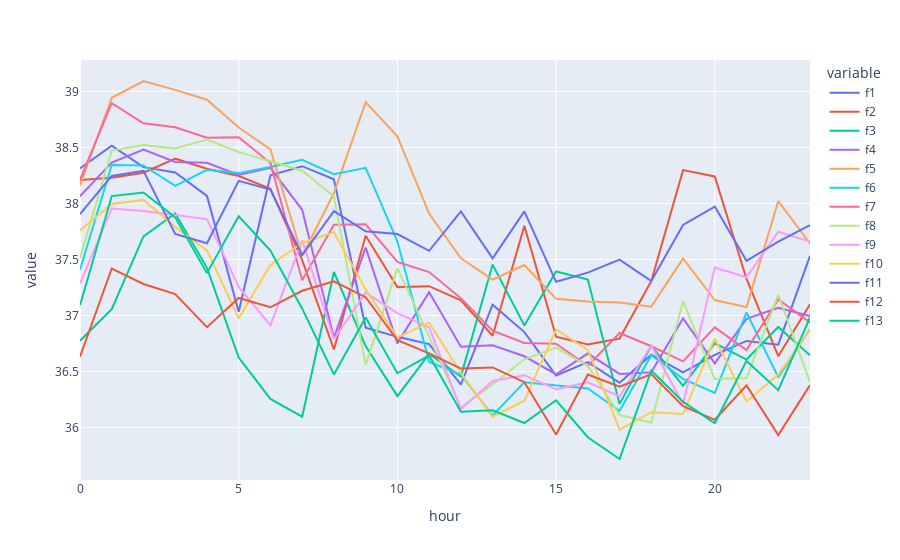

The code cell stored with this chart in its notebook:
### Code cell
px.line(data[data['day']==0].groupby('hour').mean().reset_index(), x='hour', y=[f'f{i}' for i in range(1, 14)])

### Figure 1 — Plotly figure (JSON) as saved in the notebook; plotly's stock layout.template omitted (floating-point values rounded to 4 significant figures)
{"data": [{"hovertemplate": "variable=f1<br>hour=%{x}<br>value=%{y}<extra></extra>", "legendgroup": "f1", "line": {"color": "#636efa", "dash": "solid"}, "marker": {"symbol": "circle"}, "mode": "lines", "name": "f1", "orientation": "v", "showlegend": true, "type": "scatter", "x": [0, 1, 2, 3, 4, 5, 6, 7, 8, 9, 10, 11, 12, 13, 14, 15, 16, 17, 18, 19, 20, 21, 22, 23], "xaxis": "x", "y": [38.31, 38.52, 38.32, 38.28, 38.07, 37.03, 38.25, 38.33, 38.22, 36.89, 36.81, 36.75, 36.38, 37.1, 36.85, 36.47, 36.58, 36.4, 36.65, 36.49, 36.65, 36.77, 36.74, 37.53], "yaxis": "y"}, {"hovertemplate": "variable=f2<br>hour=%{x}<br>value=%{y}<extra></extra>", "legendgroup": "f2", "line": {"color": "#EF553B", "dash": "solid"}, "marker": {"symbol": "circle"}, "mode": "lines", "name": "f2", "orientation": "v", "showlegend": true, "type": "scatter", "x": [0, 1, 2, 3, 4, 5, 6, 7, 8, 9, 10, 11, 12, 13, 14, 15, 16, 17, 18, 19, 20, 21, 22, 23], "xaxis": "x", "y": [38.21, 38.23, 38.27, 38.4, 38.31, 38.24, 38.13, 37.49, 36.7, 37.71, 37.25, 37.26, 37.14, 36.82, 37.8, 36.81, 36.74, 36.8, 37.31, 38.3, 38.24, 37.33, 36.64, 37.1], "yaxis": "y"}, {"hovertemplate": "variable=f3<br>hour=%{x}<br>value=%{y}<extra></extra>", "legendgroup": "f3", "line": {"color": "#00cc96", "dash": "solid"}, "marker": {"symbol": "circle"}, "mode": "lines", "name": "f3", "orientation": "v", "showlegend": true, "type": "scatter", "x": [0, 1, 2, 3, 4, 5, 6, 7, 8, 9, 10, 11, 12, 13, 14, 15, 16, 17, 18, 19, 20, 21, 22, 23], "xaxis": "x", "y": [36.78, 37.06, 37.71, 37.91, 37.43, 36.63, 36.26, 36.1, 37.39, 36.73, 36.28, 36.66, 36.46, 37.45, 36.91, 37.39, 37.32, 36.21, 36.73, 36.37, 36.75, 36.61, 36.9, 36.65], "yaxis": "y"}, {"hovertemplate": "variable=f4<br>hour=%{x}<br>value=%{y}<extra></extra>", "legendgroup": "f4", "line": {"color": "#ab63fa", "dash": "solid"}, "marker": {"symbol": "circle"}, "mode": "lines", "name": "f4", "orientation": "v", "showlegend": true, "type": "scatter", "x": [0, 1, 2, 3, 4, 5, 6, 7, 8, 9, 10, 11, 12, 13, 14, 15, 16, 17, 18, 19, 20, 21, 22, 23], "xaxis": "x", "y": [38.06, 38.36, 38.48, 38.37, 38.36, 38.25, 38.32, 37.94, 36.8, 37.61, 36.75, 37.21, 36.72, 36.73, 36.64, 36.48, 36.66, 36.48, 36.49, 36.97, 36.57, 36.97, 37.07, 37.0], "yaxis": "y"}, {"hovertemplate": "variable=f5<br>hour=%{x}<br>value=%{y}<extra></extra>", "legendgroup": "f5", "line": {"color": "#FFA15A", "dash": "solid"}, "marker": {"symbol": "circle"}, "mode": "lines", "name": "f5", "orientation": "v", "showlegend": true, "type": "scatter", "x": [0, 1, 2, 3, 4, 5, 6, 7, 8, 9, 10, 11, 12, 13, 14, 15, 16, 17, 18, 19, 20, 21, 22, 23], "xaxis": "x", "y": [38.16, 38.94, 39.09, 39.01, 38.93, 38.68, 38.48, 37.53, 38.09, 38.9, 38.6, 37.91, 37.51, 37.32, 37.45, 37.15, 37.12, 37.12, 37.08, 37.51, 37.14, 37.08, 38.02, 37.64], "yaxis": "y"}, {"hovertemplate": "variable=f6<br>hour=%{x}<br>value=%{y}<extra></extra>", "legendgroup": "f6", "line": {"color": "#19d3f3", "dash": "solid"}, "marker": {"symbol": "circle"}, "mode": "lines", "name": "f6", "orientation": "v", "showlegend": true, "type": "scatter", "x": [0, 1, 2, 3, 4, 5, 6, 7, 8, 9, 10, 11, 12, 13, 14, 15, 16, 17, 18, 19, 20, 21, 22, 23], "xaxis": "x", "y": [37.41, 38.34, 38.34, 38.16, 38.3, 38.27, 38.32, 38.39, 38.26, 38.32, 37.66, 36.59, 36.47, 36.11, 36.4, 36.38, 36.35, 36.15, 36.65, 36.43, 36.31, 37.03, 36.45, 36.88], "yaxis": "y"}, {"hovertemplate": "variable=f7<br>hour=%{x}<br>value=%{y}<extra></extra>", "legendgroup": "f7", "line": {"color": "#FF6692", "dash": "solid"}, "marker": {"symbol": "circle"}, "mode": "lines", "name": "f7", "orientation": "v", "showlegend": true, "type": "scatter", "x": [0, 1, 2, 3, 4, 5, 6, 7, 8, 9, 10, 11, 12, 13, 14, 15, 16, 17, 18, 19, 20, 21, 22, 23], "xaxis": "x", "y": [38.21, 38.89, 38.72, 38.68, 38.59, 38.59, 38.36, 37.32, 37.81, 37.81, 37.48, 37.39, 37.16, 36.86, 36.75, 36.75, 36.55, 36.84, 36.73, 36.59, 36.89, 36.69, 37.14, 36.94], "yaxis": "y"}, {"hovertemplate": "variable=f8<br>hour=%{x}<br>value=%{y}<extra></extra>", "legendgroup": "f8", "line": {"color": "#B6E880", "dash": "solid"}, "marker": {"symbol": "circle"}, "mode": "lines", "name": "f8", "orientation": "v", "showlegend": true, "type": "scatter", "x": [0, 1, 2, 3, 4, 5, 6, 7, 8, 9, 10, 11, 12, 13, 14, 15, 16, 17, 18, 19, 20, 21, 22, 23], "xaxis": "x", "y": [37.51, 38.47, 38.52, 38.49, 38.57, 38.46, 38.38, 38.29, 38.06, 36.56, 37.42, 36.81, 36.18, 36.39, 36.61, 36.71, 36.55, 36.11, 36.05, 37.13, 36.43, 36.44, 37.19, 36.41], "yaxis": "y"}, {"hovertemplate": "variable=f9<br>hour=%{x}<br>value=%{y}<extra></extra>", "legendgroup": "f9", "line": {"color": "#FF97FF", "dash": "solid"}, "marker": {"symbol": "circle"}, "mode": "lines", "name": "f9", "orientation": "v", "showlegend": true, "type": "scatter", "x": [0, 1, 2, 3, 4, 5, 6, 7, 8, 9, 10, 11, 12, 13, 14, 15, 16, 17, 18, 19, 20, 21, 22, 23], "xaxis": "x", "y": [37.28, 37.96, 37.93, 37.9, 37.86, 37.26, 36.91, 37.67, 36.79, 37.2, 37.02, 36.89, 36.17, 36.42, 36.47, 36.34, 36.4, 36.28, 36.73, 36.21, 37.43, 37.34, 37.75, 37.66], "yaxis": "y"}, {"hovertemplate": "variable=f10<br>hour=%{x}<br>value=%{y}<extra></extra>", "legendgroup": "f10", "line": {"color": "#FECB52", "dash": "solid"}, "marker": {"symbol": "circle"}, "mode": "lines", "name": "f10", "orientation": "v", "showlegend": true, "type": "scatter", "x": [0, 1, 2, 3, 4, 5, 6, 7, 8, 9, 10, 11, 12, 13, 14, 15, 16, 17, 18, 19, 20, 21, 22, 23], "xaxis": "x", "y": [37.76, 37.99, 38.03, 37.79, 37.58, 36.97, 37.45, 37.65, 37.74, 37.23, 36.8, 36.94, 36.49, 36.1, 36.24, 36.88, 36.69, 35.98, 36.14, 36.12, 36.79, 36.23, 36.47, 36.87], "yaxis": "y"}, {"hovertemplate": "variable=f11<br>hour=%{x}<br>value=%{y}<extra></extra>", "legendgroup": "f11", "line": {"color": "#636efa", "dash": "solid"}, "marker": {"symbol": "circle"}, "mode": "lines", "name": "f11", "orientation": "v", "showlegend": true, "type": "scatter", "x": [0, 1, 2, 3, 4, 5, 6, 7, 8, 9, 10, 11, 12, 13, 14, 15, 16, 17, 18, 19, 20, 21, 22, 23], "xaxis": "x", "y": [37.9, 38.25, 38.29, 37.73, 37.64, 38.2, 38.12, 37.54, 37.93, 37.75, 37.73, 37.58, 37.93, 37.51, 37.93, 37.3, 37.38, 37.5, 37.31, 37.81, 37.97, 37.49, 37.66, 37.81], "yaxis": "y"}, {"hovertemplate": "variable=f12<br>hour=%{x}<br>value=%{y}<extra></extra>", "legendgroup": "f12", "line": {"color": "#EF553B", "dash": "solid"}, "marker": {"symbol": "circle"}, "mode": "lines", "name": "f12", "orientation": "v", "showlegend": true, "type": "scatter", "x": [0, 1, 2, 3, 4, 5, 6, 7, 8, 9, 10, 11, 12, 13, 14, 15, 16, 17, 18, 19, 20, 21, 22, 23], "xaxis": "x", "y": [36.63, 37.42, 37.28, 37.19, 36.9, 37.16, 37.07, 37.22, 37.3, 37.16, 36.78, 36.66, 36.53, 36.54, 36.41, 35.94, 36.47, 36.37, 36.48, 36.19, 36.07, 36.38, 35.93, 36.38], "yaxis": "y"}, {"hovertemplate": "variable=f13<br>hour=%{x}<br>value=%{y}<extra></extra>", "legendgroup": "f13", "line": {"color": "#00cc96", "dash": "solid"}, "marker": {"symbol": "circle"}, "mode": "lines", "name": "f13", "orientation": "v", "showlegend": true, "type": "scatter", "x": [0, 1, 2, 3, 4, 5, 6, 7, 8, 9, 10, 11, 12, 13, 14, 15, 16, 17, 18, 19, 20, 21, 22, 23], "xaxis": "x", "y": [37.09, 38.07, 38.1, 37.88, 37.38, 37.89, 37.58, 37.06, 36.48, 36.98, 36.49, 36.64, 36.14, 36.15, 36.04, 36.24, 35.91, 35.72, 36.51, 36.23, 36.04, 36.6, 36.33, 36.98], "yaxis": "y"}], "layout": {"legend": {"title": {"text": "variable"}, "tracegroupgap": 0}, "margin": {"t": 60}, "xaxis": {"anchor": "y", "domain": [0, 1], "title": {"text": "hour"}}, "yaxis": {"anchor": "x", "domain": [0, 1], "title": {"text": "value"}}}}
